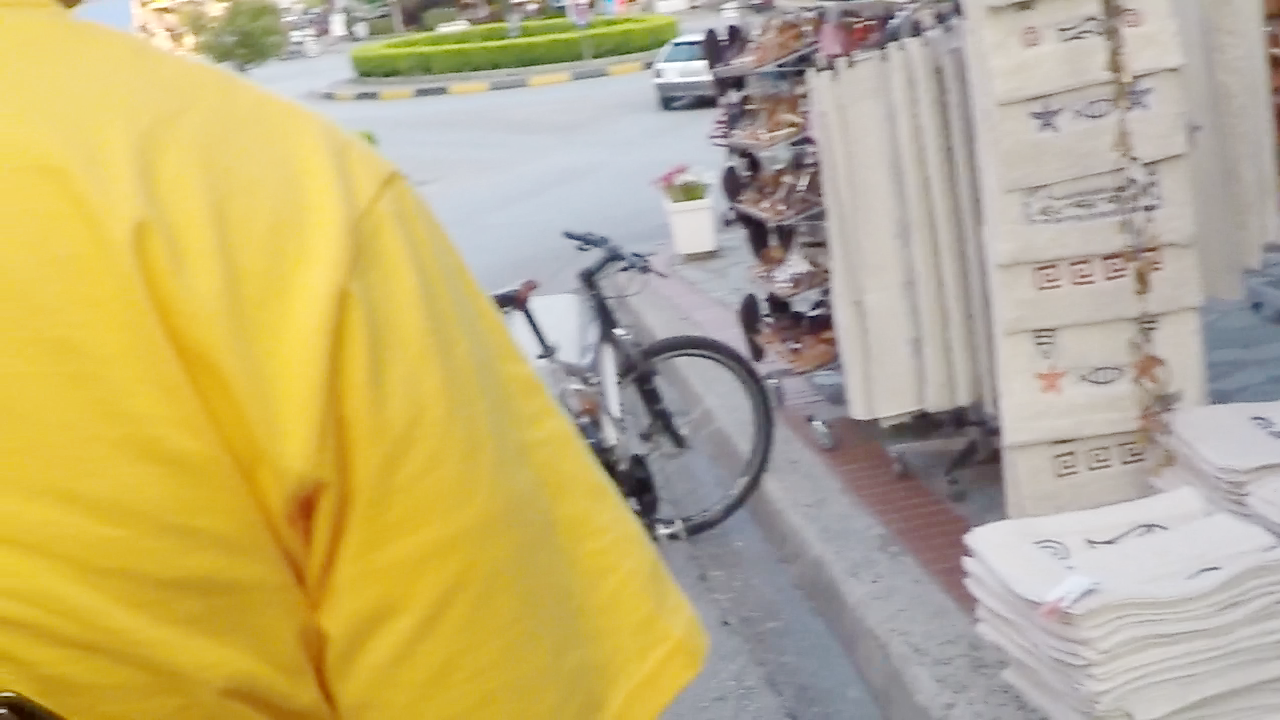
#> input picture images/000002/000002_bright.png, 1280 x 720 px, found by its file name; its folder holds only this picture in this run
$ jupyter execute proyecto.ipynb
#> lines starting #> are read from the running program, lines starting #| are printed output that depends on the picture
[cell 1]
import cv2
import numpy as np
import os
import matplotlib.pyplot as plt

[cell 2]
# Función para aplicar el filtro pasa alto
def high_pass_filter(image, kernel_size=3, sigma=0.25):
    # Aplica un filtro gaussiano (pasa bajo)
    gaussian_blur = cv2.GaussianBlur(image, (kernel_size, kernel_size), sigma)

    # Elimina el componente de baja frecuencia para obtener el filtro pasa alto
    high_pass = image - gaussian_blur
    return high_pass

# Función para calcular la desviación estándar local
def local_standard_deviation(image, block_size=7):
    # Calcula la desviación estándar local de la imagen con una ventana deslizante
    mean = cv2.boxFilter(image, -1, (block_size, block_size))
    squared_mean = cv2.boxFilter(image**2, -1, (block_size, block_size))
    local_std = np.sqrt(squared_mean - mean**2)
    return local_std

# Función para calcular el mapa de nitidez
def sharpness_map(image, block_size=7, alpha=2.0):
    # Convierte la imagen a escala de grises
    gray_image = cv2.cvtColor(image, cv2.COLOR_BGR2GRAY)

    # Aplica el filtro pasa alto
    high_pass = high_pass_filter(gray_image)

    # Calcula la desviación estándar local
    local_std = local_standard_deviation(gray_image, block_size)

    # Pondera el filtro pasa alto por la desviación estándar
    high_freq_weighted = high_pass * local_std

    # Aplica un exponente
    sharpness_map = np.abs(np.log(np.abs(high_freq_weighted) + 1e-6) ** alpha)

    return sharpness_map

# Función para calcular el puntaje de nitidez de una imagen
def calculate_sharpness_score(image):
    sharp_map = sharpness_map(image)
    sharpness_score = np.max(sharp_map)  # Usamos el valor máximo del mapa de nitidez como el puntaje
    return sharpness_score

# Función para seleccionar la imagen más nítida de una carpeta de imágenes
def select_best_image_from_folder(folder_path):
#> called with folder_path = '/images/000002'
    best_score = -1  # Inicializamos el mejor puntaje con un valor bajo
    best_image = None
    best_image_name = ""

    # Iteramos sobre todas las imágenes en la carpeta
    for filename in os.listdir(folder_path):
        if filename.endswith((".jpg", ".png", ".jpeg")):  # Solo imágenes
            image_path = os.path.join(folder_path, filename)
            image = cv2.imread(image_path)
#> image is the input picture: shape (720, 1280, 3); mean B, G, R 127.4, 174.1, 189.4

            # Calculamos el puntaje de nitidez
            score = calculate_sharpness_score(image)
#> in sharpness_map, `gray_image = cv2.cvtColor(image, cv2.COLOR_BGR2GRAY)`:
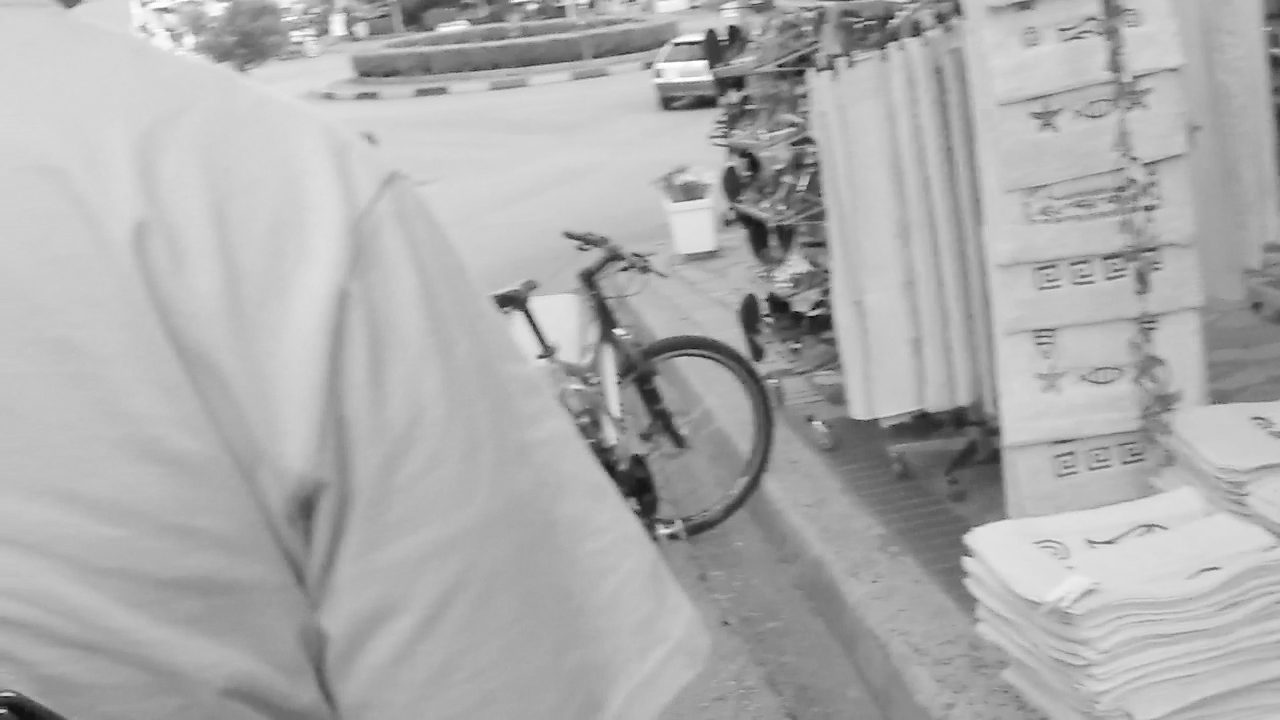
#> gray_image: shape (720, 1280); min 7, max 255, mean 173.4
#> in high_pass_filter, `high_pass = image - gaussian_blur`: high_pass: shape (720, 1280); every value is 0
#> in local_standard_deviation, `squared_mean = cv2.boxFilter(image**2, -1, (block_size, block_size))`:
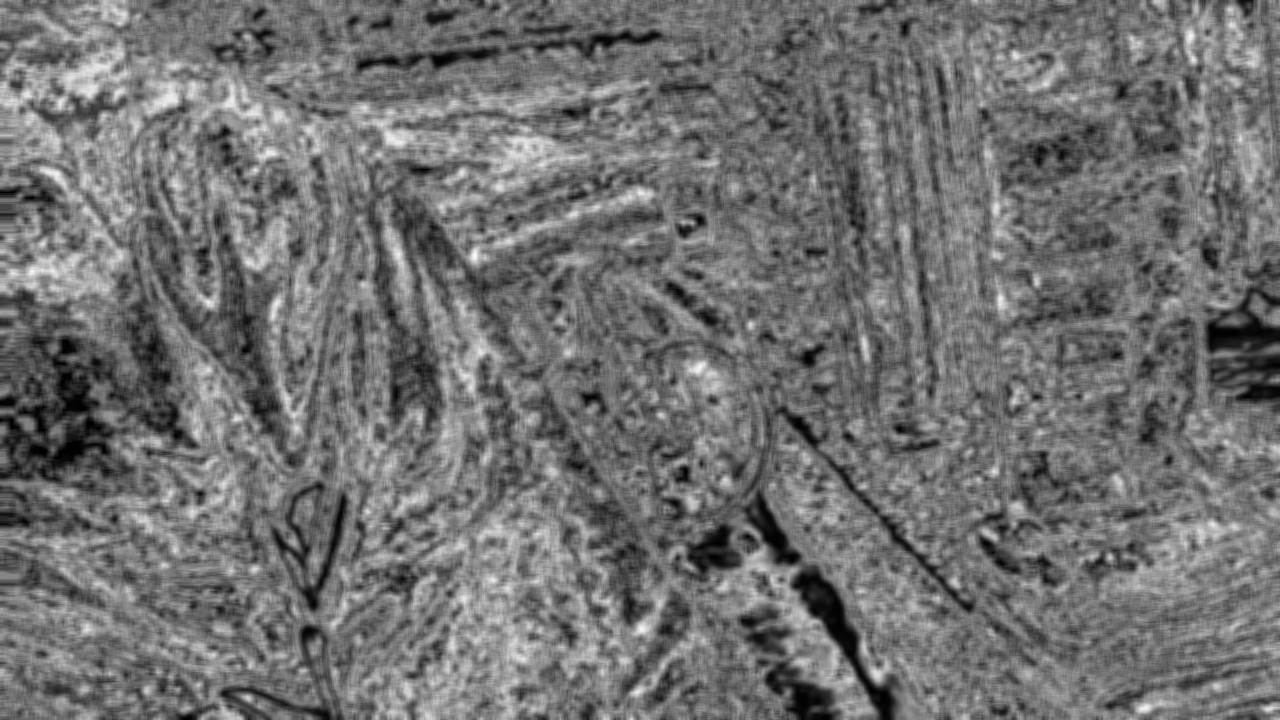
#> squared_mean: shape (720, 1280); min 0, max 249, mean 112.6
#> in local_standard_deviation, `local_std = np.sqrt(squared_mean - mean**2)`:
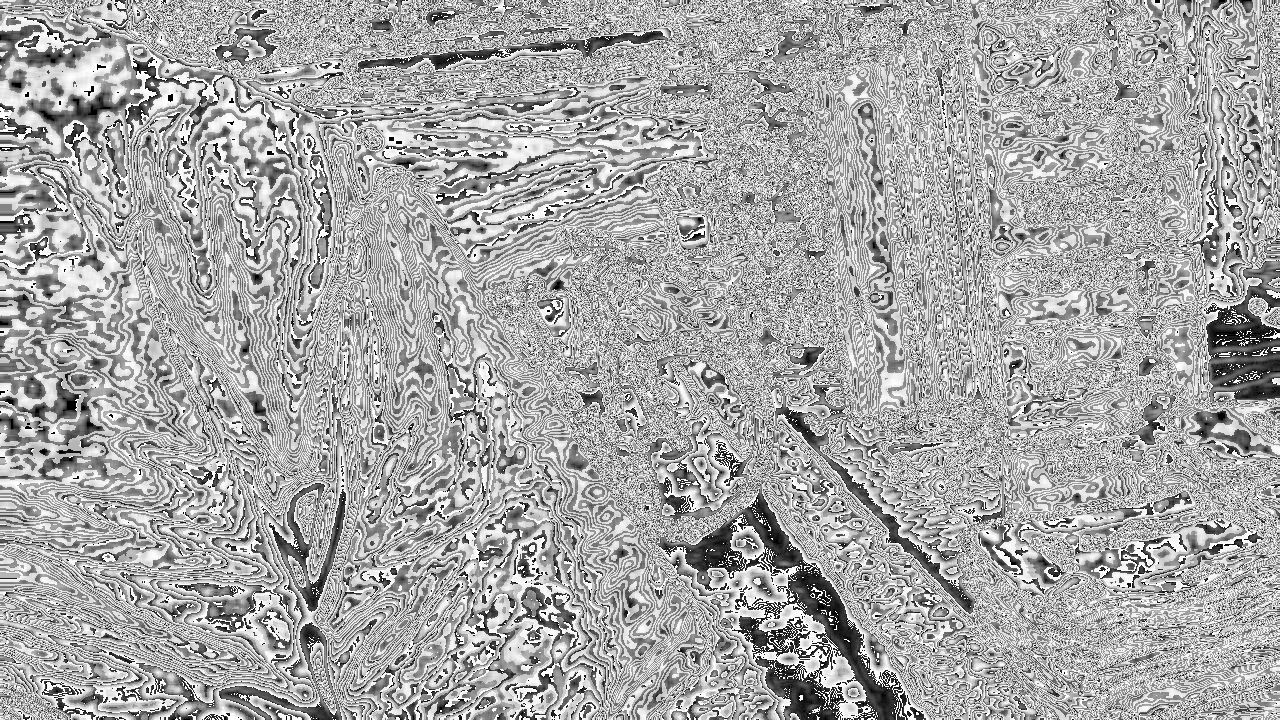
#> local_std: shape (720, 1280) float16; min 0, max 15.97, mean 10.48; drawn with min black and max white
#> in sharpness_map, `high_freq_weighted = high_pass * local_std`: high_freq_weighted: shape (720, 1280) float16; every value is 0
#> in sharpness_map, `sharpness_map = np.abs(np.log(np.abs(high_freq_weighted) + 1e-6) ** al..`: sharpness_map: shape (720, 1280) float16; every value is 190.6
#> in calculate_sharpness_score, `sharpness_score = np.max(sharp_map)`: sharpness_score = 190.6
#> score = 190.6

            # Si encontramos una imagen con un puntaje mayor, la seleccionamos como la mejor
            if score > best_score:
                best_score = score
#> best_score = 190.6
                best_image = image
                best_image_name = filename

    return best_image, best_image_name, best_score

# Función para mostrar la imagen y su mapa de nitidez
def display_sharpness(image, sharp_map):
    plt.figure(figsize=(10, 5))

    # Mostrar la imagen original
    plt.subplot(1, 2, 1)
    plt.imshow(cv2.cvtColor(image, cv2.COLOR_BGR2RGB))
    plt.title("Imagen Original")
    plt.axis('off')

    # Mostrar el mapa de nitidez
    plt.subplot(1, 2, 2)
    plt.imshow(sharp_map, cmap='hot')
    plt.title("Mapa de Nitidez")
    plt.axis('off')

    plt.show()

[cell 3]
# Ruta de la carpeta que contiene las imágenes (ajustar esta ruta)
folder_path = '/images/000002' # Cambia esto a la ruta de tu carpeta de imágenes

# Seleccionamos la mejor imagen
best_image, best_image_name, best_score = select_best_image_from_folder(folder_path)
#> best_image_name = '000002_bright.png'; best_score = 190.6

# Mostrar la mejor imagen y su mapa de nitidez
if best_image is not None:
    print(f"La imagen más nítida es: {best_image_name} con un puntaje de nitidez de {best_score:.4f}")
#| La imagen más nítida es: 000002_bright.png con un puntaje de nitidez de 190.6250
    sharp_map = sharpness_map(best_image)
    display_sharpness(best_image, sharp_map)
#> in display_sharpness, `plt.show()`:
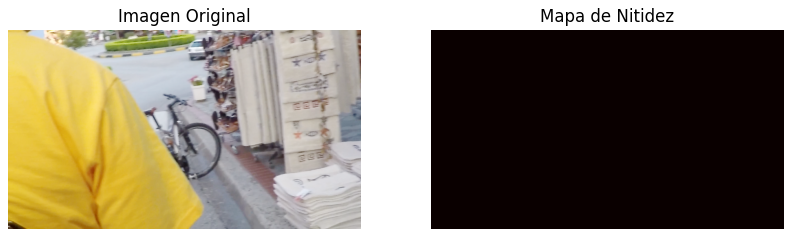
#> figure drawn by matplotlib, 2 panels
else:
    print("No se encontraron imágenes en la carpeta.")
